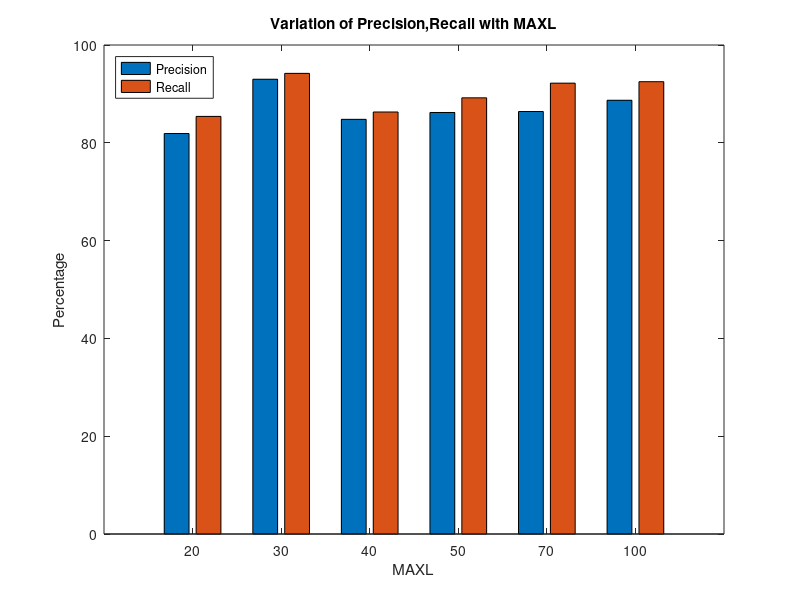

Write MATLAB code to recreate this figure.
x = [1,2,3,4,5,6];
name = {'20','30','40','50','70','100'};
y = [0.819 0.854;0.93 0.942;0.848 0.863;0.862 0.892;0.864 0.922;0.887 0.925];
y = y.*100;

bar(x,y);
title('Variation of Precision,Recall with MAXL')
set(gca,'xticklabel',name)
xlabel('MAXL')
ylabel('Percentage')
legend('Precision','Recall','Location','northwest')
